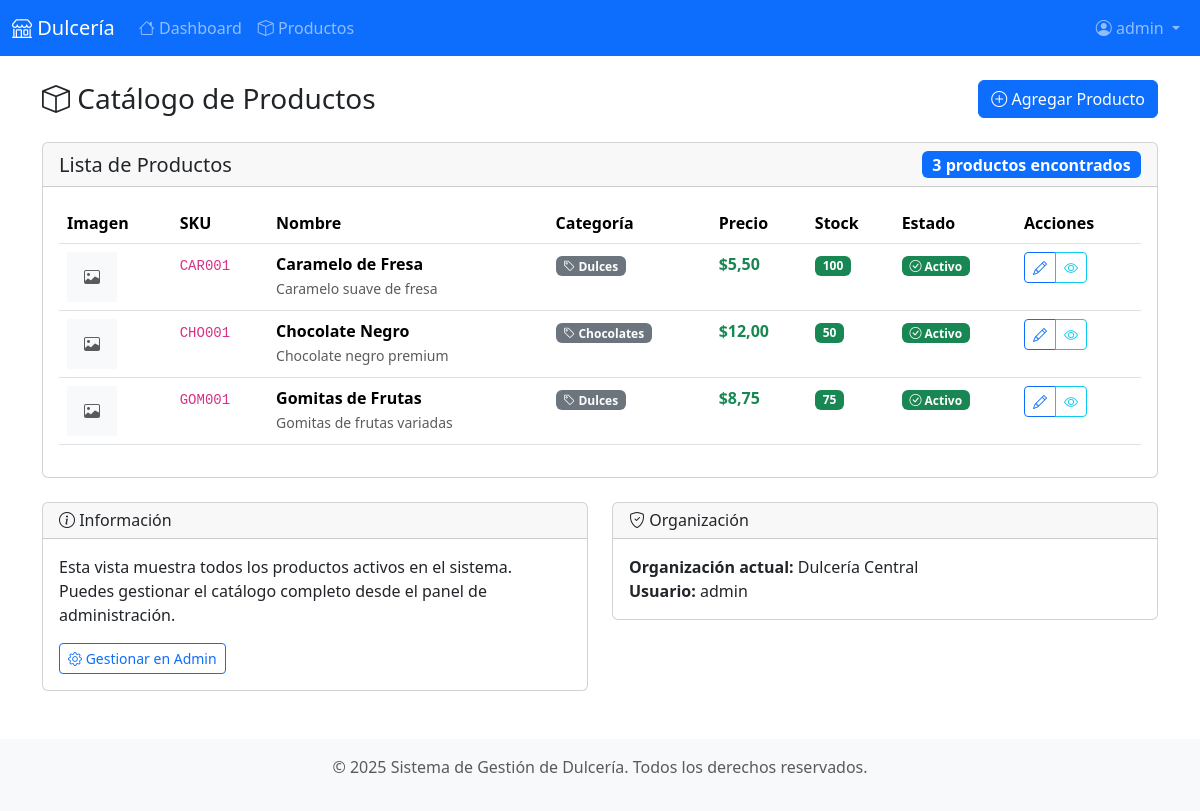
The page /products/ (signed in) on the database as committed earlier.
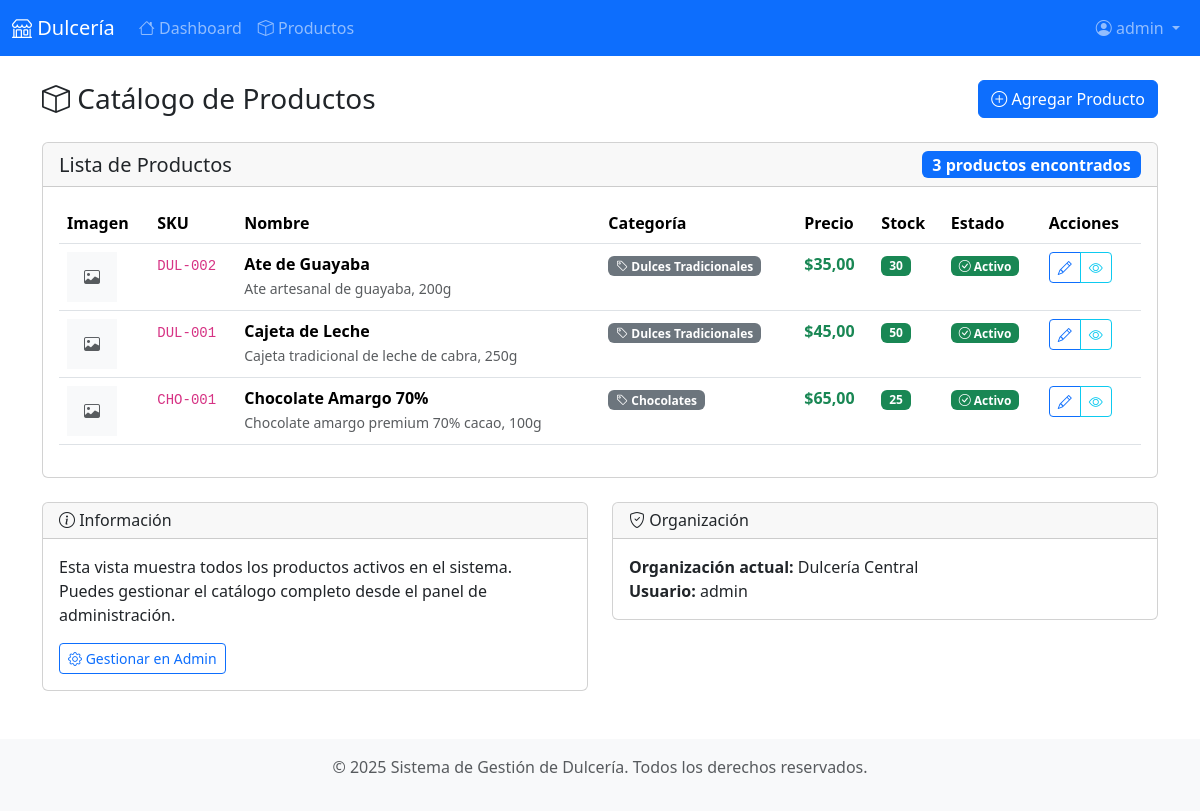
The same page on the database as committed later.
### production/models.py (models this page shows, shortened)
class Product(models.Model):
    name = models.CharField(max_length=200, verbose_name='Nombre')
    sku = models.CharField(max_length=50, unique=True, verbose_name='SKU')
    description = models.TextField(blank=True, verbose_name='Descripción')
    price = models.DecimalField(max_digits=10, decimal_places=2, verbose_name='Precio')
    stock = models.PositiveIntegerField(default=0, verbose_name='Stock')
    is_active = models.BooleanField(default=True, verbose_name='Activo')
    imagen = models.ImageField(upload_to='productos/', null=True, blank=True, verbose_name='Imagen')
    created_at = models.DateTimeField(auto_now_add=True, verbose_name='Fecha de creación')
    updated_at = models.DateTimeField(auto_now=True, verbose_name='Fecha de actualización')
    category = models.ForeignKey(Category, on_delete=models.PROTECT, verbose_name='Categoría')
    class Meta:
        verbose_name = 'Producto'
        verbose_name_plural = 'Productos'
        ordering = ['name']

class Category(models.Model):
    name = models.CharField(max_length=100, unique=True, verbose_name='Nombre')
    description = models.TextField(blank=True, verbose_name='Descripción')
    created_at = models.DateTimeField(auto_now_add=True, verbose_name='Fecha de creación')
    updated_at = models.DateTimeField(auto_now=True, verbose_name='Fecha de actualización')
    class Meta:
        verbose_name = 'Categoría'
        verbose_name_plural = 'Categorías'
        ordering = ['name']

### production/views.py (the view)
# urls.py: path("products/", views.products_list, name="products_list"),
@login_required
def products_list(request):
    user_org = request.user.userprofile.organization
    products = Product.objects.filter(is_active=True).select_related('category')
    context = {
        'products': products,
        'user_org': user_org,
    }
    return render(request, "production/products_list.html", context)

### templates/production/products_list.html (shortened to what the changed rows need)
{% extends "base.html" %}
{% block content %}
<div class="d-flex justify-content-between align-items-center mb-4">
    <h1 class="h3 mb-0">
        <i class="bi bi-box"></i> Catálogo de Productos
    </h1>
</div>
<div class="card">
    <div class="card-body">
        {% if products %}
            <div class="table-responsive">
                <table class="table table-hover">
                    <thead>
                        <tr>
                            <th>Imagen</th>
                            <th>SKU</th>
                            <th>Nombre</th>
                            <th>Categoría</th>
                            <th>Precio</th>
                            <th>Stock</th>
                            <th>Estado</th>
                            <th>Acciones</th>
                        </tr>
                    </thead>
                    <tbody>
                        {% for product in products %}
                        <tr>
                            <td>
                                {% if product.imagen %}
                                    <img src="{{ product.imagen.url }}" alt="{{ product.name }}"
                                         class="img-thumbnail" style="width: 50px; height: 50px; object-fit: cover;">
                                {% else %}
                                    <div class="bg-light d-flex align-items-center justify-content-center"
                                         style="width: 50px; height: 50px;">
                                        <i class="bi bi-image text-muted"></i>
                                    </div>
                                {% endif %}
                            </td>
                            <td>
                                <code>{{ product.sku }}</code>
                            </td>
                            <td>
                                <strong>{{ product.name }}</strong>
                                {% if product.description %}
                                    <br><small class="text-muted">{{ product.description|truncatechars:50 }}</small>
                                {% endif %}
                            </td>
                            <td>
                                <span class="badge bg-secondary">
                                    <i class="bi bi-tag"></i> {{ product.category.name }}
                                </span>
                            </td>
                            <td>
                                <strong class="text-success">${{ product.price|floatformat:2 }}</strong>
                            </td>
                            <td>
                                {% if product.stock > 10 %}
                                    <span class="badge bg-success">{{ product.stock }}</span>
                                {% elif product.stock > 0 %}
                                    <span class="badge bg-warning">{{ product.stock }}</span>
                                {% else %}
                                    <span class="badge bg-danger">{{ product.stock }}</span>
                                {% endif %}
                            </td>
                            <td>
                                {% if product.is_active %}
                                    <span class="badge bg-success">
                                        <i class="bi bi-check-circle"></i> Activo
                                    </span>
                                {% else %}
                                    <span class="badge bg-secondary">
                                        <i class="bi bi-x-circle"></i> Inactivo
                                    </span>
                                {% endif %}
                            </td>
                            <td>
                                <div class="btn-group btn-group-sm" role="group">
                                    <a href="{% url 'product_edit' product.pk %}"
                                       class="btn btn-outline-primary" title="Editar">
                                        <i class="bi bi-pencil"></i>
                                    </a>
                                    <a href="/admin/production/product/{{ product.id }}/"
                                       class="btn btn-outline-info" title="Ver detalles">
                                        <i class="bi bi-eye"></i>
                                    </a>
                                </div>
                            </td>
                        </tr>
                        {% endfor %}
                    </tbody>
                </table>
            </div>
        {% endif %}
    </div>
</div>
{% endblock %}

Rows that differ between the two databases and show on the page:
removed Product: sku "CHO001", name "Chocolate Negro", description "Chocolate negro premium", category.name "Chocolates", price "12,00", stock "50", is_active True (drawn)
added Product: sku "DUL-002", name "Ate de Guayaba", description "Ate artesanal de guayaba, 200g", category.name "Dulces Tradicionales", price "35,00", stock "30", is_active True (drawn)
changed Product: sku "CAR001" → "DUL-001"; name "Caramelo de Fresa" → "Cajeta de Leche"; description "Caramelo suave de fresa" → "Cajeta tradicional de leche de cabra, 250g"; category.name "Dulces" → "Dulces Tradicionales"; price "5,50" → "45,00"; stock "100" → "50"
changed Product: sku "GOM001" → "CHO-001"; name "Gomitas de Frutas" → "Chocolate Amargo 70%"; description "Gomitas de frutas variadas" → "Chocolate amargo premium 70% cacao, 100g"; category.name "Dulces" → "Chocolates"; price "8,75" → "65,00"; stock "75" → "25"
